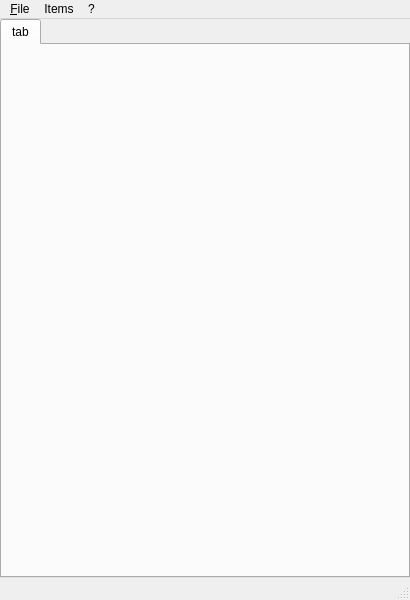
<?xml version="1.0" encoding="UTF-8"?>
<ui version="4.0">
 <class>MainWindow</class>
 <widget class="QMainWindow" name="MainWindow">
  <property name="geometry">
   <rect>
    <x>0</x>
    <y>0</y>
    <width>410</width>
    <height>600</height>
   </rect>
  </property>
  <property name="minimumSize">
   <size>
    <width>0</width>
    <height>0</height>
   </size>
  </property>
  <property name="baseSize">
   <size>
    <width>410</width>
    <height>600</height>
   </size>
  </property>
  <property name="windowTitle">
   <string>MainWindow</string>
  </property>
  <property name="unifiedTitleAndToolBarOnMac">
   <bool>false</bool>
  </property>
  <widget class="QWidget" name="centralWidget">
   <layout class="QVBoxLayout" name="verticalLayout">
    <property name="spacing">
     <number>0</number>
    </property>
    <property name="margin">
     <number>0</number>
    </property>
    <item>
     <widget class="QTabWidget" name="tabWidget">
      <property name="tabPosition">
       <enum>QTabWidget::North</enum>
      </property>
      <property name="tabShape">
       <enum>QTabWidget::Rounded</enum>
      </property>
      <property name="movable">
       <bool>false</bool>
      </property>
      <widget class="QWidget" name="tab">
       <attribute name="title">
        <string>tab</string>
       </attribute>
      </widget>
     </widget>
    </item>
   </layout>
  </widget>
  <widget class="QMenuBar" name="menuBar">
   <property name="geometry">
    <rect>
     <x>0</x>
     <y>0</y>
     <width>410</width>
     <height>22</height>
    </rect>
   </property>
   <widget class="QMenu" name="menu_File">
    <property name="title">
     <string>&amp;File</string>
    </property>
    <addaction name="actionAdd_Character"/>
    <addaction name="actionReorder_Characters"/>
    <addaction name="actionDelete_Current_Character"/>
    <addaction name="separator"/>
    <addaction name="actionQuit"/>
   </widget>
   <widget class="QMenu" name="menu_Items">
    <property name="title">
     <string>Items</string>
    </property>
    <addaction name="actionOpen_Browsers"/>
   </widget>
   <widget class="QMenu" name="menu">
    <property name="title">
     <string>?</string>
    </property>
    <addaction name="actionAbout_PQ"/>
    <addaction name="separator"/>
    <addaction name="action_Settings"/>
    <addaction name="action_Stylesheet_editor"/>
   </widget>
   <addaction name="menu_File"/>
   <addaction name="menu_Items"/>
   <addaction name="menu"/>
  </widget>
  <widget class="QStatusBar" name="statusBar"/>
  <action name="actionAdd_Character">
   <property name="text">
    <string>Add &amp;New Character...</string>
   </property>
  </action>
  <action name="actionDelete_Current_Character">
   <property name="text">
    <string>&amp;Delete Current Character...</string>
   </property>
  </action>
  <action name="actionQuit">
   <property name="text">
    <string>Quit</string>
   </property>
  </action>
  <action name="actionOpen_Browsers">
   <property name="text">
    <string>Open &amp;Browsers</string>
   </property>
  </action>
  <action name="actionAbout_PQ">
   <property name="text">
    <string>About Pause Quafé...</string>
   </property>
  </action>
  <action name="action_Settings">
   <property name="text">
    <string>&amp;Settings</string>
   </property>
  </action>
  <action name="action_Stylesheet_editor">
   <property name="text">
    <string>&amp;Stylesheet editor</string>
   </property>
  </action>
  <action name="actionReorder_Characters">
   <property name="text">
    <string>&amp;Reorder Characters...</string>
   </property>
  </action>
 </widget>
 <resources/>
 <connections/>
</ui>
